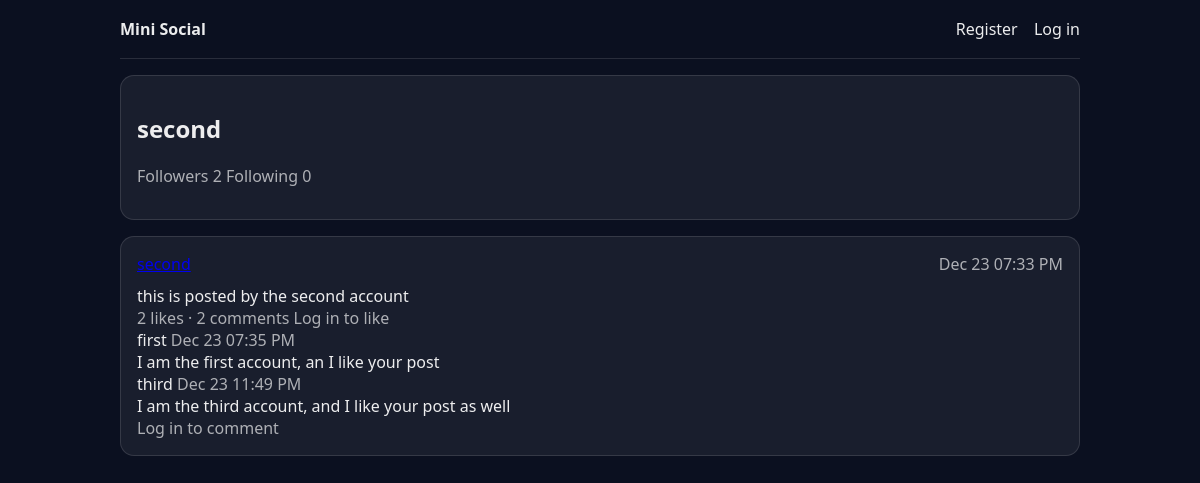
/u/second, run on the app's committed database.
### tables this page shows
CREATE TABLE users (
            id INTEGER PRIMARY KEY AUTOINCREMENT,
            username TEXT UNIQUE NOT NULL,
            password_hash TEXT NOT NULL,
            created_at TEXT NOT NULL
        );

CREATE TABLE posts (
            id INTEGER PRIMARY KEY AUTOINCREMENT,
            user_id INTEGER NOT NULL,
            content TEXT NOT NULL,
            created_at TEXT NOT NULL,
            FOREIGN KEY (user_id) REFERENCES users (id)
        );

CREATE TABLE comments (
            id INTEGER PRIMARY KEY AUTOINCREMENT,
            post_id INTEGER NOT NULL,
            user_id INTEGER NOT NULL,
            content TEXT NOT NULL,
            created_at TEXT NOT NULL,
            FOREIGN KEY (post_id) REFERENCES posts (id),
            FOREIGN KEY (user_id) REFERENCES users (id)
        );

### app.py (the view)
@app.route("/u/<username>")
def profile(username):
    viewer = current_user()
    conn = get_db()
    user_row = conn.execute(
        "SELECT id, username FROM users WHERE username = ?",
        (username,),
    ).fetchone()
    if not user_row:
        conn.close()
        abort(404)
    followers_count = conn.execute(
        "SELECT COUNT(*) AS c FROM follows WHERE followee_id = ?",
        (user_row["id"],),
    ).fetchone()["c"]
    following_count = conn.execute(
        "SELECT COUNT(*) AS c FROM follows WHERE follower_id = ?",
        (user_row["id"],),
    ).fetchone()["c"]
    is_following = False
    if viewer and viewer["id"] != user_row["id"]:
        row = conn.execute(
            "SELECT 1 FROM follows WHERE follower_id = ? AND followee_id = ?",
            (viewer["id"], user_row["id"]),
        ).fetchone()
        is_following = row is not None
    viewer_id = viewer["id"] if viewer else None
    posts = conn.execute(
        """
        SELECT
            posts.id,
            posts.content,
            posts.created_at,
            users.username,
            COALESCE(lc.cnt, 0) AS like_count,
            COALESCE(cc.cnt, 0) AS comment_count,
            CASE
                WHEN ? IS NULL THEN 0
                WHEN EXISTS (
                    SELECT 1
                    FROM likes
                    WHERE likes.post_id = posts.id AND likes.user_id = ?
                ) THEN 1
                ELSE 0
            END AS liked_by_me
        FROM posts
        JOIN users ON users.id = posts.user_id
        LEFT JOIN (
            SELECT post_id, COUNT(*) AS cnt
            FROM likes
            GROUP BY post_id
        ) AS lc ON lc.post_id = posts.id
        LEFT JOIN (
            SELECT post_id, COUNT(*) AS cnt
            FROM comments
            GROUP BY post_id
        ) AS cc ON cc.post_id = posts.id
        WHERE posts.user_id = ?
        ORDER BY posts.id DESC
        """,
        (viewer_id, viewer_id, user_row["id"]),
    ).fetchall()
    posts = [dict(p) for p in posts]
    for p in posts:
        p["created_at"] = format_time(p.get("created_at", ""))
    post_ids = [p["id"] for p in posts]
    comments_by_post: dict[int, list[dict]] = {}
    if post_ids:
        placeholders = ",".join(["?"] * len(post_ids))
        rows = conn.execute(
            f"""
            SELECT
                comments.id,
                comments.post_id,
                comments.content,
                comments.created_at,
                users.username
            FROM comments
            JOIN users ON users.id = comments.user_id
            WHERE comments.post_id IN ({placeholders})
            ORDER BY comments.id ASC
            """,
            tuple(post_ids),
        ).fetchall()
        rows = [dict(r) for r in rows]
        for r in rows:
            r["created_at"] = format_time(r.get("created_at", ""))
            comments_by_post.setdefault(r["post_id"], []).append(r)
    conn.close()
    return render_template(
        "profile.html",
        user=viewer,
        profile_user=user_row,
        posts=posts,
        comments_by_post=comments_by_post,
        followers_count=followers_count,
        following_count=following_count,
        is_following=is_following,
    )

### app.py (called while the page is built)
def format_time(iso_str: str) -> str:
    if not iso_str:
        return ""
    try:
        dt = datetime.fromisoformat(iso_str)
    except ValueError:
        return iso_str
    if TORONTO_TZ is not None:
        if dt.tzinfo is None:
            if ZoneInfo is not None:
                dt = dt.replace(tzinfo=ZoneInfo("UTC"))
        local_dt = dt.astimezone(TORONTO_TZ)
        return local_dt.strftime("%b %d %I:%M %p")
    try:
        local_dt = dt.astimezone()
        return local_dt.strftime("%b %d %I:%M %p")
    except Exception:
        return iso_str

def get_db():
    conn = sqlite3.connect(DB_PATH)
    conn.row_factory = sqlite3.Row
    return conn

def current_user():
    uid = session.get("user_id")
    if not uid:
        return None
    conn = get_db()
    user = conn.execute("SELECT id, username FROM users WHERE id = ?", (uid,)).fetchone()
    conn.close()
    return user

@app.before_request
def ensure_db():
    init_db()

### templates/profile.html (shortened to what this page needs)
{% extends "layout.html" %}
{% set title = profile_user["username"] %}
{% block content %}
  <section class="card">
    <div class="profilehead">
      <div>
        <h1>{{ profile_user["username"] }}</h1>
        <p class="muted">
          Followers {{ followers_count }}
          Following {{ following_count }}
        </p>
      </div>
    </div>
  </section>
  <section class="list">
    {% for p in posts %}
      <article class="card post">
        <div class="postmeta">
          <a href="{{ url_for('profile', username=p['username']) }}">{{ p["username"] }}</a>
          <span class="muted">{{ p["created_at"] }}</span>
        </div>
        <p class="postbody">{{ p["content"] }}</p>
        <div class="actions">
          <span class="muted">{{ p["like_count"] }} likes · {{ p["comment_count"] }} comments</span>
          {% if user %}
            {% if p["liked_by_me"] == 1 %}
              <form action="{{ url_for('unlike', post_id=p['id']) }}" method="post" class="inline">
                <button type="submit">Unlike</button>
              </form>
            {% else %}
              <form action="{{ url_for('like', post_id=p['id']) }}" method="post" class="inline">
                <button type="submit">Like</button>
              </form>
            {% endif %}
          {% else %}
            <span class="muted">Log in to like</span>
          {% endif %}
        </div>
        {% set clist = comments_by_post.get(p["id"], []) %}
        <div class="comments">
          {% for c in clist %}
            <div class="comment">
              <span class="commentuser">{{ c["username"] }}</span>
              <span class="muted">{{ c["created_at"] }}</span>
              <div class="commentbody">{{ c["content"] }}</div>
            </div>
          {% endfor %}
          {% if user %}
            <form action="{{ url_for('comment', post_id=p['id']) }}" method="post" class="commentform">
              <input name="content" maxlength="300" placeholder="Write a comment" />
              <button type="submit">Send</button>
            </form>
          {% else %}
            <div class="muted">Log in to comment</div>
          {% endif %}
        </div>
      </article>
    {% else %}
      <p class="muted">No posts yet.</p>
    {% endfor %}
  </section>
{% endblock %}

### static/styles.css (style rules this page uses)
:root { --bg:#0b1020; --card:rgba(255,255,255,0.06); --text:rgba(255,255,255,0.92); --muted:rgba(255,255,255,0.65); --line:rgba(255,255,255,0.12); --radius:14px; }
* { box-sizing:border-box; }
body { margin:0; font-family:system-ui, -apple-system, Segoe UI, Roboto, Arial, sans-serif; background:var(--bg); color:var(--text); }
.muted { color:var(--muted); }
.card { background:var(--card); border:1px solid var(--line); border-radius:var(--radius); padding:16px; margin-top:16px; }
.list { margin-top:16px; }
.postmeta { display:flex; justify-content:space-between; gap:12px; margin-bottom:10px; }
.postbody { margin:0; white-space:pre-wrap; }
.profilehead { display:flex; justify-content:space-between; align-items:flex-start; gap:12px; }

### data on the page
users: username "second"
posts: created_at "Dec 23 07:33 PM", content "this is posted by the second account", like_count "2", comment_count "2"
comments: username "first", created_at "Dec 23 07:35 PM", content "I am the first account, an I like your post"
comments: username "third", created_at "Dec 23 11:49 PM", content "I am the third account, and I like your post as well"

### other printed values
{{ followers_count }} "2"
{{ following_count }} "0"
